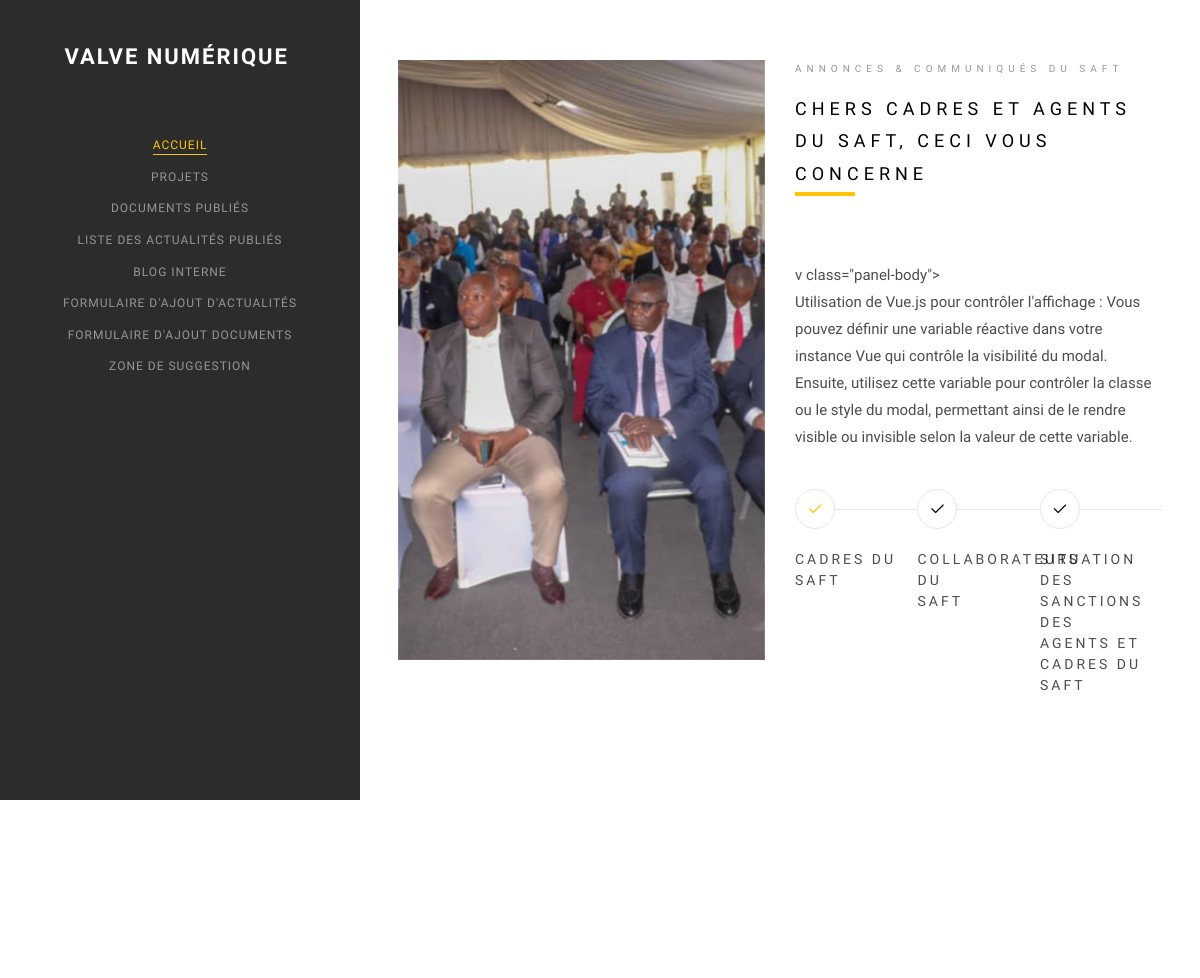
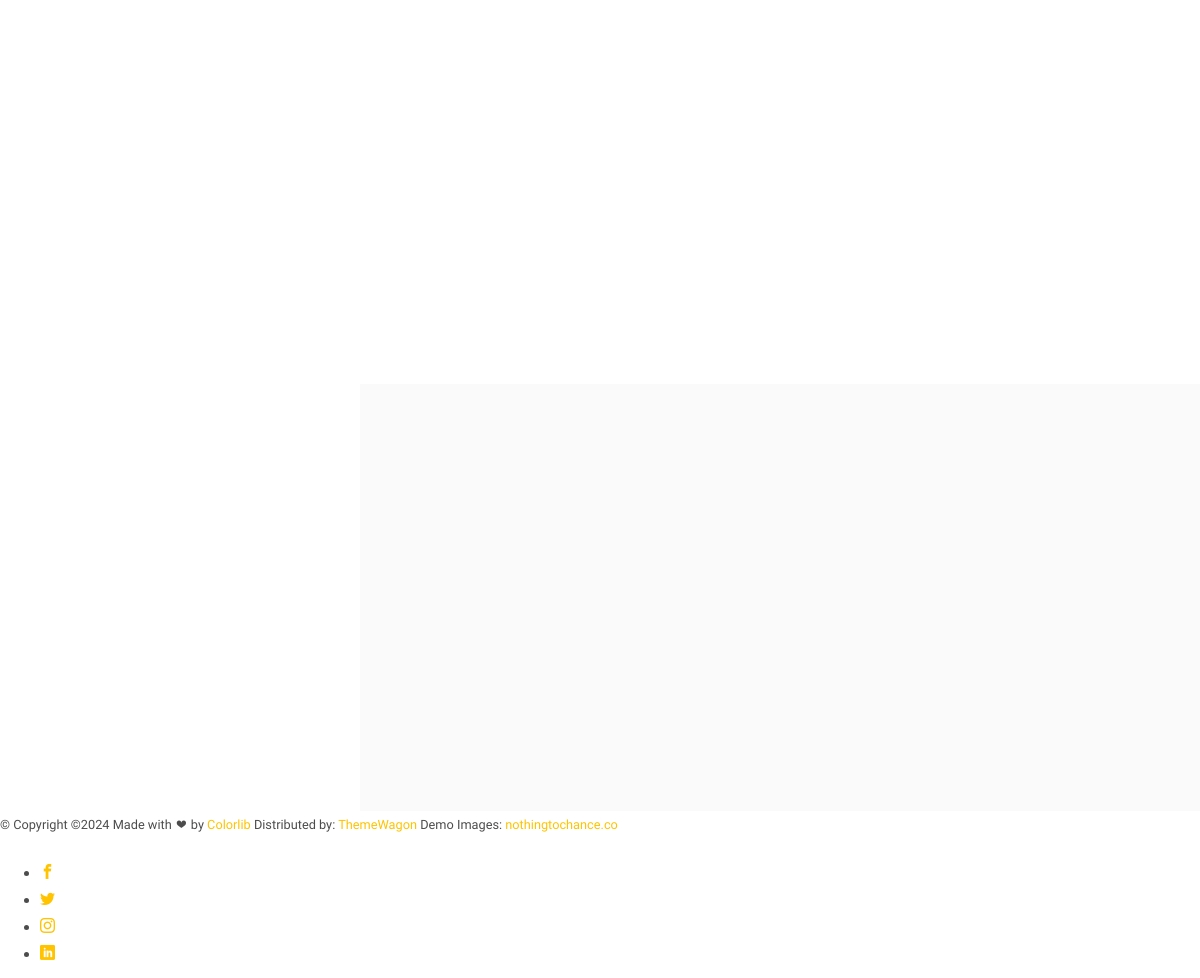
The app's page /ann_saft with its own data (2 pictures, top to bottom).
### valve/models.py (models this page shows, shortened)
class ConfigImageigf(models.Model):
     imagepageigf=models.ImageField(upload_to="images/")
     imagesaft=models.ImageField(blank=True,null=True,upload_to='configImage/%Y/%m/%d/')
     imageservice1=models.ImageField(blank=True,null=True,upload_to='configImage/%Y/%m/%d/')
     imageservice2=models.ImageField(blank=True,null=True,upload_to='configImage/%Y/%m/%d/')
     imageservice3=models.ImageField(blank=True,null=True,upload_to='configImage/%Y/%m/%d/')

class TextAnnoncesaft(models.Model):
    blocsaft1=models.TextField(null = True, blank = True)
    blocsaft2=models.TextField(null = True, blank = True)

### valve/views.py (the view)
# urls.py: path('ann_saft', views.ann_saft,name="ann_saft"),
def ann_saft(request):
    try:
        image = ConfigImageigf.objects.get(pk=5)
        textblocsaft = TextAnnoncesaft.objects.all()
        textdatatoggle = data_toggleSaft.objects.all()
        context={
            "titre":"ann_saft",
             "image":image,
             "textblocsaft":textblocsaft,
             "textdatatoggle":textdatatoggle
        }
        response = TemplateResponse(request,'annoncesaft.html', context)
        return response
    except Exception as e:
         print('###### ',e)
         return HttpResponse("ERROR - Formulaire invalide")

### valve/templates/annoncesaft.html (shortened to what this page needs)
{% extends 'layout/layout.html'%}
{% load static %}
{%block content%}
		<div id="colorlib-main">
			<div class="colorlib-about">
				<div class="colorlib-narrow-content">
					<div class="row row-bottom-padded-md">
						<div class="col-md-6">
							<div class="about-img animate-box" data-animate-effect="fadeInLeft" style="background-image: url('{{ image.imagesaft.url }}')" alt="{{ image.imagesaft.alt_text }}');">
							</div>
						</div>
						<div class="col-md-6 animate-box" data-animate-effect="fadeInLeft">
							<div class="about-desc">
								<span class="heading-meta">Annonces & Communiqués du SAFT</span>
								<h2 class="colorlib-heading">Chers Cadres et Agents du SAFT, ceci vous concerne</h2>
								v class="panel-body">
								{% for txt in textblocsaft%}
						          <P>{{txt.blocsaft1}}</P>
						        {%endfor%}
							</div>
							<div class="row padding">
								<div class="col-md-4 no-gutters animate-box" data-animate-effect="fadeInLeft">
									<a href="#" class="steps active">
										<p class="icon"><span><i class="icon-check"></i></span></p>
										<h3>Cadres du  <br>Saft</h3>
									</a>
								</div>
								<div class="col-md-4 no-gutters animate-box" data-animate-effect="fadeInLeft">
									<a href="#" class="steps">
										<p class="icon"><span><i class="icon-check"></i></span></p>
										<h3>Collaborateurs du <br>Saft</h3>
									</a>
								</div>
								<div class="col-md-4 no-gutters animate-box" data-animate-effect="fadeInLeft">
									<a href="#" class="steps">
										<p class="icon"><span><i class="icon-check"></i></span></p>
										<h3>Situation des Sanctions des<br> Agents et Cadres du Saft</h3>
									</a>
								</div>
							</div>
						</div>
					</div>
					<div class="row">
					</div>
				</div>
			</div>
			<div id="get-in-touch" class="colorlib-bg-color">
				<div class="colorlib-narrow-content">
					<div class="row">
					</div>
					<div class="row">
					</div>
				</div>
			</div>
		</div>
{% endblock%}

### static/css/icomoon.css (style rules this page uses)
[class^="icon-"], [class*=" icon-"] { font-family: 'icomoon' !important; speak: none; font-style: normal; font-weight: normal; font-variant: normal; text-transform: none; line-height: 1; -webkit-font-smoothing: antialiased; -moz-osx-font-smoothing: grayscale; }
.icon-check:before { content: "\e116"; }

### static/css/style.css (style rules this page uses)
body { font-family: "Quicksand", Arial, sans-serif; font-weight: 400; font-size: 15px; line-height: 1.8; color: rgba(0, 0, 0, 0.7); }
a { color: #FFC300; -webkit-transition: 0.5s; -o-transition: 0.5s; transition: 0.5s; }
p { margin-bottom: 1.5em; }
h1, h2, h3, h4, h5, h6 { color: #000; font-family: "Quicksand", Arial, sans-serif; font-weight: 400; margin: 0 0 30px 0; }
#colorlib-main { width: 80%; float: right; -webkit-transition: 0.5s; -o-transition: 0.5s; transition: 0.5s; }
@media screen and (max-width: 1200px) { #colorlib-main { width: 70%; } }
.colorlib-narrow-content { padding: 0 2.5em; }
.no-gutters { margin: 0; padding: 0; }
.colorlib-blog, .colorlib-work, .colorlib-about, .colorlib-services, .colorlib-contact { padding-top: 4em; padding-bottom: 9em; clear: both; width: 100%; display: block; }
.about-img, .about-img-2, .services-img { background-size: cover; background-position: center center; background-repeat: no-repeat; position: relative; }
.colorlib-heading { font-size: 18px; margin-bottom: 4em; font-weight: 500; text-transform: uppercase; letter-spacing: 5px; line-height: 1.8; position: relative; }
.colorlib-heading:after { position: absolute; bottom: -6px; left: 0; width: 60px; height: 4px; content: ''; background: #FFC300; }
.heading-meta { margin-bottom: 15px; display: block; font-size: 10px; text-transform: uppercase; color: #999999; font-weight: 500; letter-spacing: 5px; }
.about-img { width: 100%; height: 600px; margin-bottom: 30px; }
.padding { padding: 1em; }
.steps { display: block; position: relative; }
.steps h3 { font-weight: 400; margin-bottom: 20px; color: rgba(0, 0, 0, 0.7); font-size: 14px; letter-spacing: 3px; line-height: 1.5; text-transform: uppercase; }
.steps:before { position: absolute; top: 20px; left: 0; right: 0; content: ''; width: 100%; height: 1px; background: #e6e6e6; z-index: -1; }
.steps .icon { display: block; margin-bottom: 20px; position: relative; z-index: 0; }
.steps .icon span { display: table; width: 40px; height: 40px; border: 1px solid #e6e6e6; text-align: center; background: #fff; -webkit-border-radius: 50%; -moz-border-radius: 50%; -ms-border-radius: 50%; border-radius: 50%; z-index: 1; }
.steps .icon span i { display: table-cell; vertical-align: middle; color: #000; }
.steps.active i { color: #FFC300 !important; }
#get-in-touch { padding: 3em 0; }
.colorlib-bg-color { background: #fafafa; position: relative; }
.row-bottom-padded-md { padding-bottom: 3em; }
.js .animate-box { opacity: 0; }

### records on screen
ConfigImageigf: imagesaft (picture)
TextAnnoncesaft: blocsaft1 "Utilisation de Vue.js pour contrôler l'affichage : Vous pouvez définir une variable réactive dans votre instance Vue qui contrôle la visibilité du modal. Ensuite, utilisez cette variable pour contrôler la classe ou le style du modal, permettant ainsi de le rendre visible ou invisible selon la valeur de cette variable."
